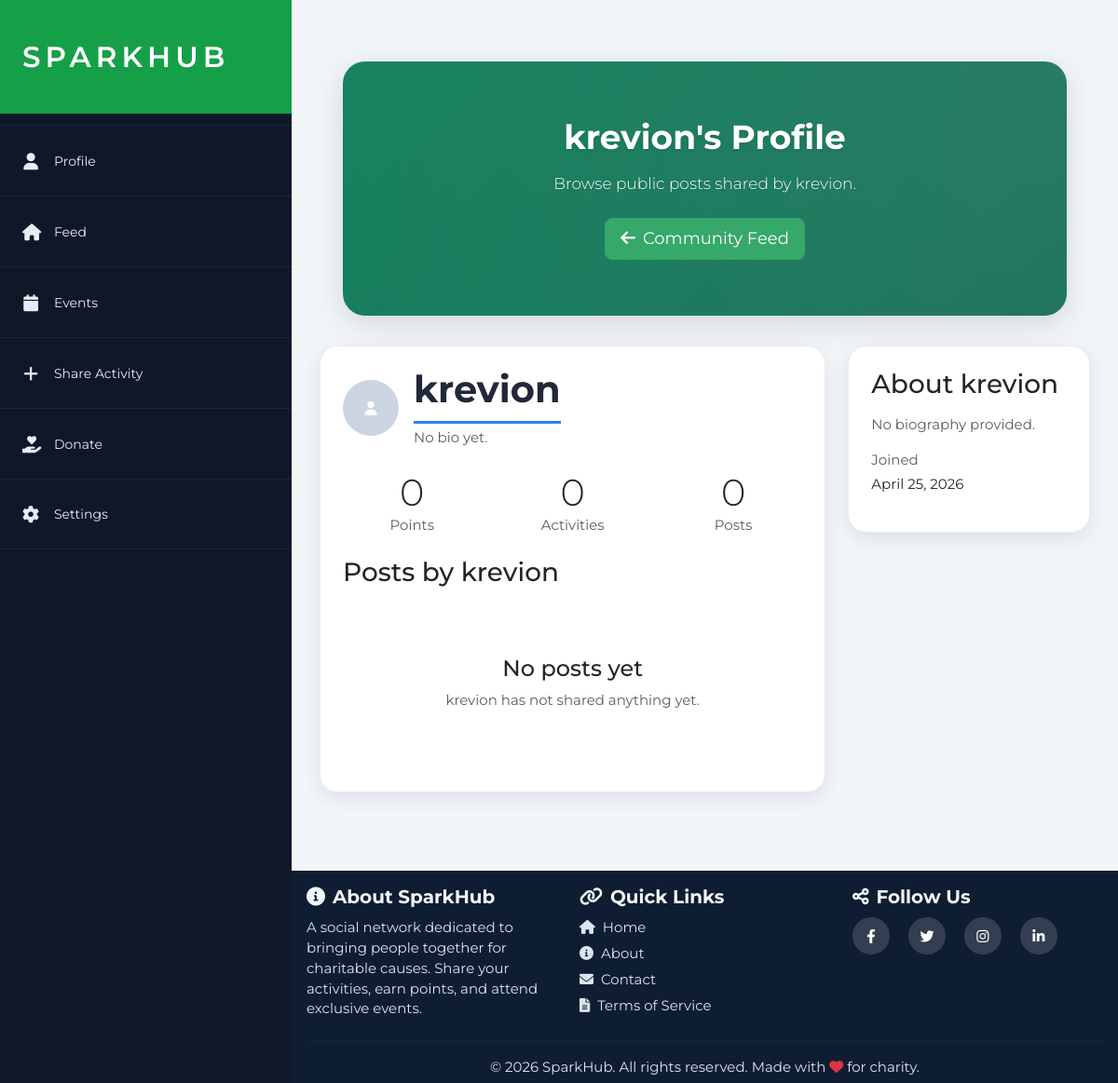
Screenshot of /user/krevion/ (signed in) with the database file from the repository.
### sparkhudapp/models.py (models this page shows, shortened)
class UserProfile(models.Model):
    user = models.OneToOneField(User, on_delete=models.CASCADE)
    points = models.IntegerField(default=0)
    phone_number = models.CharField(max_length=15, blank=True)  # For Kenyan phone numbers
    bio = models.TextField(blank=True)
    profile_picture = models.ImageField(upload_to='profile_pics/', blank=True, null=True)

### sparkhudapp/views.py (the view)
# urls.py: path('user/<str:username>/', views.user_profile, name='user_profile'),
@login_required
def user_profile(request, username):
    profile_user = get_object_or_404(User, username=username)
    profile, _ = UserProfile.objects.get_or_create(user=profile_user)
    comments = Comment.objects.select_related('user').order_by('created_at')
    user_posts = Post.objects.filter(user=profile_user).prefetch_related(
        Prefetch('comments', queryset=comments, to_attr='visible_comments')
    ).order_by('-created_at')
    add_post_permissions(user_posts, request.user)
    context = {
        'profile_user': profile_user,
        'profile': profile,
        'user_posts': user_posts,
    }
    return render(request, 'user_profile.html', context)

### sparkhudapp/views.py (called while the page is built)
def add_post_permissions(posts, user):
    now = timezone.now()
    for post in posts:
        is_owner = user.is_authenticated and post.user_id == user.id
        post.can_delete = is_owner
        post.can_edit = is_owner and now - post.created_at <= POST_EDIT_WINDOW
    return posts

### sparkhudapp/templates/user_profile.html (shortened to what this page needs)
{% extends 'base.html' %}
{% load sparkhub_extras %}
{% block content %}
<section class="hero-section text-center">
    <h1 class="mb-3">{{ profile_user.username }}'s Profile</h1>
    <p class="lead mb-4">Browse public posts shared by {{ profile_user.username }}.</p>
    <a href="{% url 'social_feed' %}" class="btn btn-light btn-lg">
        <i class="fas fa-arrow-left me-2"></i>Community Feed
    </a>
</section>
<div class="row g-4">
    <div class="col-lg-8">
        <div class="card mb-4">
            <div class="card-body p-4">
                <div class="d-flex align-items-center mb-4">
                    {% if profile.profile_picture %}
                        <img src="{{ profile.profile_picture.url }}" class="feed-avatar me-3" alt="{{ profile_user.username }}">
                    {% else %}
                        <div class="avatar-circle me-3"><i class="fas fa-user"></i></div>
                    {% endif %}
                    <div>
                        <h2 class="mb-1">{{ profile_user.username }}</h2>
                        <p class="text-muted mb-0">{{ profile.bio|default:'No bio yet.' }}</p>
                    </div>
                </div>
                <div class="row text-center mb-4">
                    <div class="col-sm-4 mb-3 mb-sm-0">
                        <h3 class="display-6 mb-0">{{ profile.points }}</h3>
                        <p class="text-muted mb-0">Points</p>
                    </div>
                    <div class="col-sm-4 mb-3 mb-sm-0">
                        <h3 class="display-6 mb-0">{{ profile_user.charityactivity_set.count }}</h3>
                        <p class="text-muted mb-0">Activities</p>
                    </div>
                    <div class="col-sm-4">
                        <h3 class="display-6 mb-0">{{ profile_user.post_set.count }}</h3>
                        <p class="text-muted mb-0">Posts</p>
                    </div>
                </div>
                <h3 class="mb-4">Posts by {{ profile_user.username }}</h3>
                {% for post in user_posts %}
                <div class="post-panel mb-3" id="post-{{ post.id }}">
                    <div class="d-flex align-items-center mb-3">
                        {% if profile.profile_picture %}
                            <img src="{{ profile.profile_picture.url }}" class="feed-avatar me-3" alt="{{ profile_user.username }}">
                        {% else %}
                            <div class="avatar-circle me-3"><i class="fas fa-user"></i></div>
                        {% endif %}
                        <div>
                            <h5 class="mb-0">{{ profile_user.username }}</h5>
                            <small class="text-muted">Posted {{ post.created_at|timesince }} ago</small>
                        </div>
                        {% if post.can_edit or post.can_delete %}
                            <div class="post-actions ms-auto">
                                {% if post.can_edit %}
                                    <a href="{% url 'edit_post' post.id %}" class="btn btn-sm btn-outline-secondary" title="Edit post">
                                        <i class="fas fa-pen"></i>
                                    </a>
                                {% endif %}
                                {% if post.can_delete %}
                                    <a href="{% url 'delete_post' post.id %}" class="btn btn-sm btn-outline-danger" title="Delete post">
                                        <i class="fas fa-trash"></i>
                                    </a>
                                {% endif %}
                            </div>
                        {% endif %}
                    </div>
                    <p class="mb-3">{{ post.content }}</p>
                    {% if post.video %}
                        <video controls class="w-100 rounded mb-3" style="max-height: 420px;">
                            <source src="{{ post.video.url }}" type="video/mp4">
                            Your browser does not support the video tag.
                        </video>
                    {% endif %}
                    {% if post.image %}
                        <img src="{{ post.image.url }}" class="img-fluid rounded mb-3" alt="Post image" style="max-height: 300px;">
                    {% endif %}
                    <div class="d-flex justify-content-between align-items-center flex-wrap gap-2">
                        <div>
                            <button class="btn btn-sm btn-outline-primary like-btn" data-post-id="{{ post.id }}">
                                <i class="fas fa-heart{% if user.is_authenticated and user|has_liked_post:post.id %} text-danger{% endif %} me-2"></i>
                                <span>{{ post.likes.count }}</span>
                            </button>
                            <button class="btn btn-sm btn-outline-secondary comment-btn ms-1" data-post-id="{{ post.id }}">
                                <i class="fas fa-comment me-2"></i>
                                <span>{{ post.comments.count }}</span>
                            </button>
                        </div>
                        <small class="text-muted">Updated {{ post.updated_at|timesince }} ago</small>
                    </div>
                    <div class="comments-panel mt-3 d-none" id="comments-{{ post.id }}">
                        <div class="comments-list">
                            {% for comment in post.visible_comments %}
                                <div class="comment-item">
                                    <div class="comment-avatar"><i class="fas fa-user"></i></div>
                                    <div class="comment-body">
                                        <div class="comment-meta">
                                            <strong>{{ comment.user.username }}</strong>
                                            <span>{{ comment.created_at|timesince }} ago</span>
                                        </div>
                                        <p>{{ comment.content }}</p>
                                    </div>
                                </div>
                            {% empty %}
                                <p class="comments-empty mb-0">No comments yet.</p>
                            {% endfor %}
                        </div>
                        {% if user.is_authenticated %}
                            <form class="comment-form mt-3" data-post-id="{{ post.id }}">
                                <input type="text" class="form-control form-control-sm" name="content" placeholder="Add a comment..." autocomplete="off">
                                <button class="btn btn-primary btn-sm" type="submit">Post</button>
                            </form>
                        {% else %}
                            <div class="comments-login mt-3">
                                <a href="{% url 'login' %}">Login</a> or <a href="{% url 'register' %}">register</a> to comment.
                            </div>
                        {% endif %}
                    </div>
                </div>
                {% empty %}
                <div class="text-center py-5">
                    <h4>No posts yet</h4>
                    <p class="text-muted">{{ profile_user.username }} has not shared anything yet.</p>
                </div>
                {% endfor %}
            </div>
        </div>
    </div>
    <div class="col-lg-4">
        <div class="card mb-4">
            <div class="card-body p-4">
                <h3 class="mb-3">About {{ profile_user.username }}</h3>
                <p class="text-muted">{{ profile.bio|default:'No biography provided.' }}</p>
                <p class="text-muted mb-1">Joined</p>
                <p>{{ profile_user.date_joined|date:'F j, Y' }}</p>
            </div>
        </div>
    </div>
</div>
{% endblock %}

### sparkhudapp/static/css/styles.css (style rules this page uses)
:root { --sidebar-width: 313px; --spark-green: #169f49; --sidebar-dark: #0f1828; --sidebar-active: #124437; --page-bg: #f3f6f9; --text-dark: #20283a; --spark-blue: #2f80ed; --footer-dark: #0f1d32; --old-font: "Montserrat", Arial, sans-serif; --logo-font: "Montserrat", Arial, sans-serif; --bs-body-font-family: var(--old-font); --bs-font-sans-serif: var(--old-font); }
* { box-sizing: border-box; }
body { margin: 0; background: var(--page-bg); color: var(--text-dark); font-family: var(--old-font); font-size: 15px; line-height: 1.45; }
h1, h2, h3, h4, h5, h6, .card-title, .navbar-brand, .btn, input, textarea, select { font-family: var(--old-font); }
.section-title, h2 { display: inline-block; color: var(--text-dark); font-size: 40px; font-weight: 700; line-height: 1.1; padding-bottom: 12px; border-bottom: 3px solid var(--spark-blue); }
.btn { font-size: 14px; border-radius: 8px; }
.btn-lg { font-size: 18px; }
.btn-light { background: #36a86a; border-color: #36a86a; color: #fff; }
.hero-section { background: linear-gradient(135deg, rgba(20, 182, 125, 0.95) 0%, rgba(17, 121, 101, 0.95) 100%), center/cover; background-attachment: fixed; color: white; padding: 60px 24px; border-radius: 24px; margin: 0 auto 32px; max-width: 94%; text-align: center; box-shadow: 0 8px 32px rgba(15, 24, 40, 0.15); position: relative; overflow: hidden; }
.hero-section::before { content: ''; position: absolute; top: 0; left: 0; right: 0; bottom: 0; background: radial-gradient(circle at top right, rgba(255,255,255,0.1), transparent); pointer-events: none; }
.hero-section h1 { font-size: clamp(30px, 3vw, 48px); font-weight: 700; margin-bottom: 14px; position: relative; z-index: 1; text-shadow: 0 2px 4px rgba(0,0,0,0.1); }
.hero-section .lead { font-size: 17px; margin-bottom: 22px; position: relative; z-index: 1; text-shadow: 0 1px 2px rgba(0,0,0,0.1); }
.card { border: 1px solid rgba(15, 24, 40, 0.08); border-radius: 20px; box-shadow: 0 14px 32px rgba(15, 24, 40, 0.08); overflow: hidden; }
.avatar-circle { width: 60px; height: 60px; border-radius: 50%; display: inline-flex; align-items: center; justify-content: center; background: #cbd5e1; color: #fff; }
.hero-section::after { content: ''; position: absolute; top: 0; left: 0; right: 0; bottom: 0; background: rgba(0, 0, 0, 0.25); pointer-events: none; }
.hero-section > * { position: relative; z-index: 2; }
.card { box-shadow: 0 6px 20px rgba(15, 24, 40, 0.1); transition: box-shadow 0.3s ease; }
.btn { transition: all 0.3s ease; }

### rows the page displays
UserProfile: bio "No bio yet.", points "0", bio "No biography provided."

### other values shown
{{ profile_user.username }} "krevion"
{{ profile_user.charityactivity_set.count }} "0"
{{ profile_user.post_set.count }} "0"
{{ profile_user.date_joined|date:'F j, Y' }} "April 25, 2026"
